Frame 1 (no input): blank canvas, image omitted
Frame 60 (the mouse pressed at the canvas centre just before this capture): blank canvas, image omitted
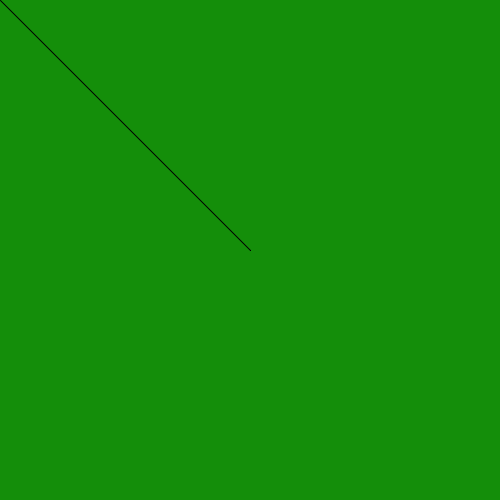
Frame 120 (the mouse held since frame 60 and released just before this capture)

The Processing sketch whose frames 1 and 60 were blank and that drew this single picture after the mouse press (run headless with seeded random() and noise(); from frame 60 on, the mouse is pressed at the canvas centre):

// Processing sketch: processing_169427
// ── processing_169427.pde

void setup()
{
size(500,500);
background(#148E0A);
}
void draw()
{
  if (mousePressed)
  {
    line(pmouseX,pmouseY,mouseX,mouseY);
  }
  if (keyPressed){
if(key=='a')
{
    stroke(#0A698E);
  }
  if(key=='b')
  {
    stroke(#E82305);
} 
if(key=='c')
{
    stroke(#05E8D3);
  }
  if(key=='d')
{
    stroke(#AA05E8);
  }
  if(key=='e')
{
    stroke(#E8058D);
  }
  if(key=='f')
{
    stroke(#4E689B);
  }
  if(key=='g')
{
    stroke(#909B4E);
  }
  if(key=='h')
{
    stroke(#5CC19B);
  }
  if(key=='i')
{
    stroke(#0A5693);
  }
  if(key=='j')
{
    stroke(#E82C87);
  }
  }
}
